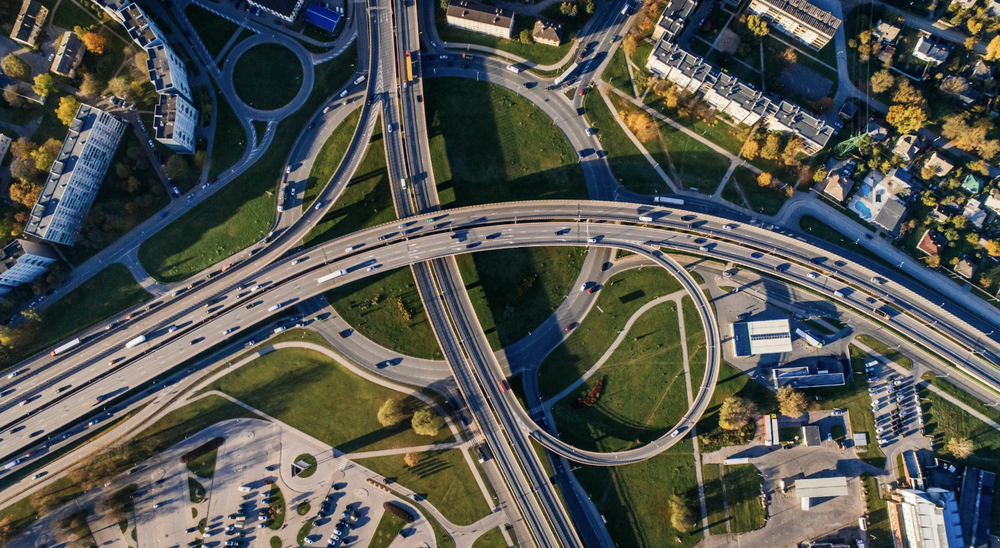
#> input picture pic/highway.png, 1000 x 548 px, shrunk from 1408 x 772 before the run, found by its file name
$ python 'Sobel邊緣偵測.py'   (older library calls are emulated)
#> lines starting #> are read from the running program, lines starting #| are printed output that depends on the picture
import numpy as np
import cv2
import matplotlib.pyplot as plt
import matplotlib
matplotlib.rcParams['font.family'] = 'Arial Unicode MS'  # macOS 常見字型


def Sobel_gradient(f, direction=1):
    sobel_x = np.array([[-1, -2, -1],
                        [ 0,  0,  0],
                        [ 1,  2,  1]])
    sobel_y = np.array([[-1,  0,  1],
                        [-2,  0,  2],
                        [-1,  0,  1]])
    if direction == 1:
        grad_x = cv2.filter2D(f, cv2.CV_32F, sobel_x)
        gx = abs(grad_x)
        g = np.uint8(np.clip(gx, 0, 255))
    elif direction == 2:
        grad_y = cv2.filter2D(f, cv2.CV_32F, sobel_y)
        gy = abs(grad_y)
        g = np.uint8(np.clip(gy, 0, 255))
    else:
        grad_x = cv2.filter2D(f, cv2.CV_32F, sobel_x)
        grad_y = cv2.filter2D(f, cv2.CV_32F, sobel_y)
        magnitude = abs(grad_x) + abs(grad_y)
        g = np.uint8(np.clip(magnitude, 0, 255))
    return g

# 主程式
img = cv2.imread('pic/highway.png')
#> img is the input picture: shape (548, 1000, 3); mean B, G, R 80.3, 86.3, 83.9
gx = Sobel_gradient(img, 1)  # x 方向（垂直邊緣）
#> in Sobel_gradient, `grad_x = cv2.filter2D(f, cv2.CV_32F, sobel_x)`:
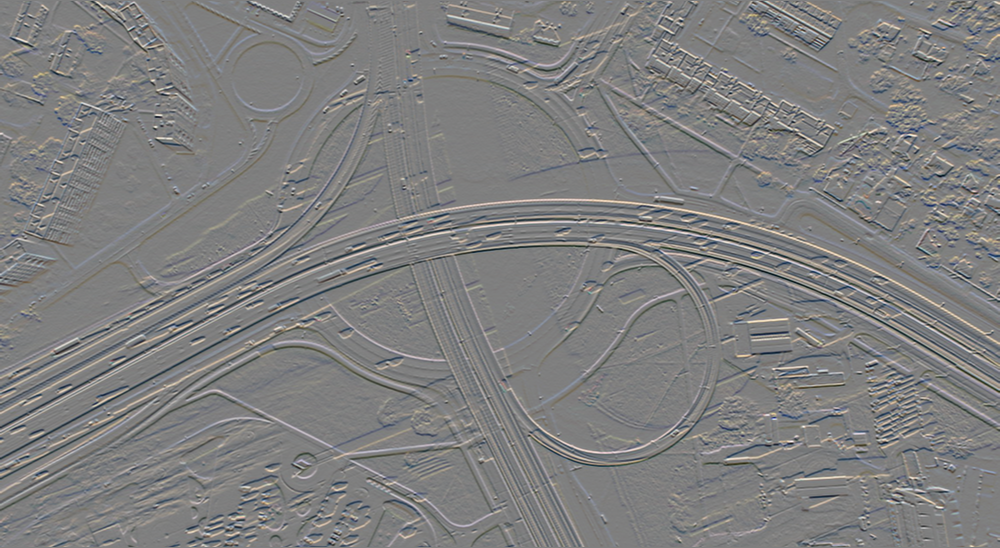
#> grad_x: shape (548, 1000, 3) float32; mean B, G, R 0.4, 0.6, 0.8; drawn with min black and max white
gy = Sobel_gradient(img, 2)  # y 方向（水平邊緣）
#> call 2 of Sobel_gradient, with direction = 2
#> in Sobel_gradient (call 2), `grad_y = cv2.filter2D(f, cv2.CV_32F, sobel_y)`:
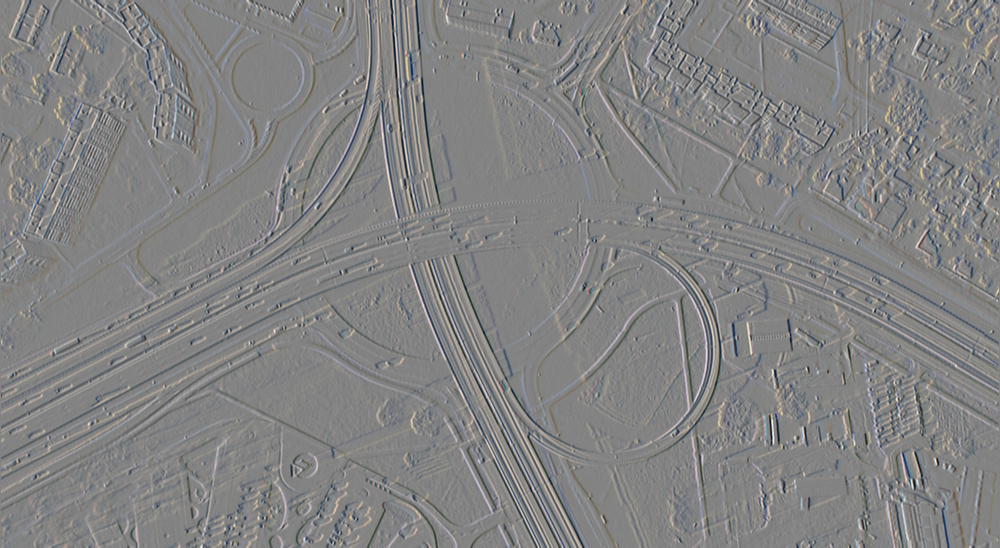
#> grad_y: shape (548, 1000, 3) float32; mean B, G, R 0, 0, 0; drawn with min black and max white
#> in Sobel_gradient (call 2), `gy = abs(grad_y)`:
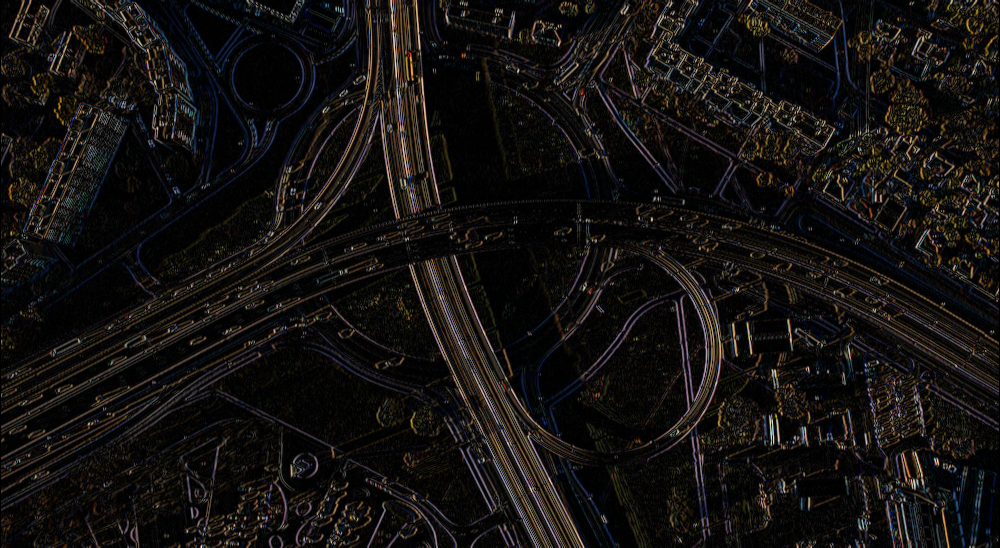
#> gy: shape (548, 1000, 3) float32; mean B, G, R 61.7, 66.8, 75.4; drawn with min black and max white
#> in Sobel_gradient (call 2), `g = np.uint8(np.clip(gy, 0, 255))`:
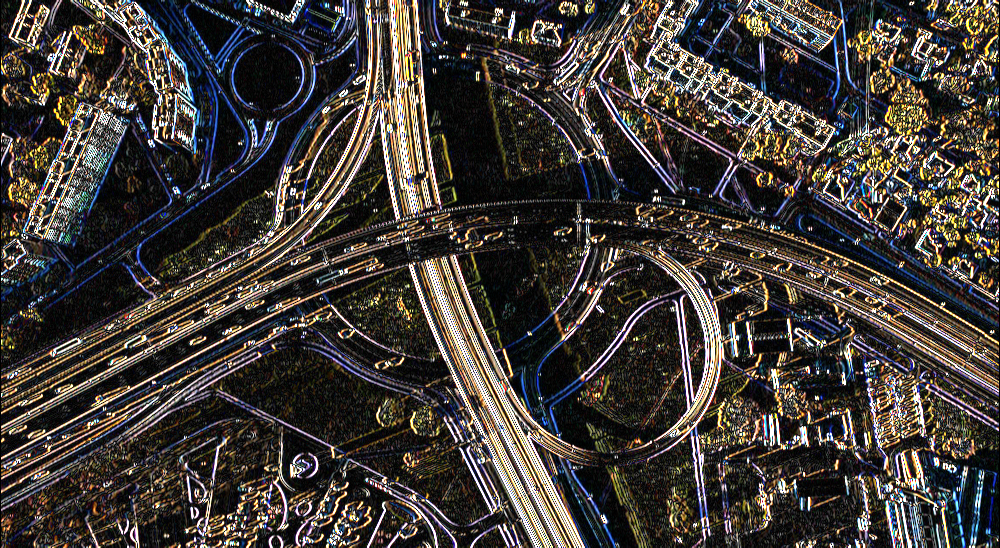
#> g: shape (548, 1000, 3); mean B, G, R 57.1, 61.2, 66.5
g = Sobel_gradient(img, 3)   # 綜合邊緣
#> call 3 of Sobel_gradient, with direction = 3
#> in Sobel_gradient (call 3), `magnitude = abs(grad_x) + abs(grad_y)`:
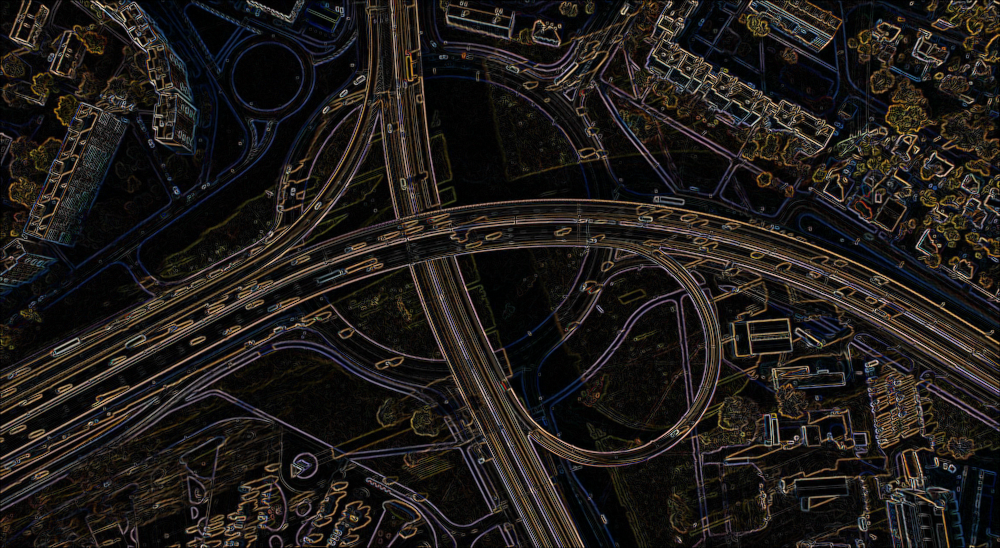
#> magnitude: shape (548, 1000, 3) float32; mean B, G, R 132.4, 144.8, 164; drawn with min black and max white
#> in Sobel_gradient (call 3), `g = np.uint8(np.clip(magnitude, 0, 255))`:
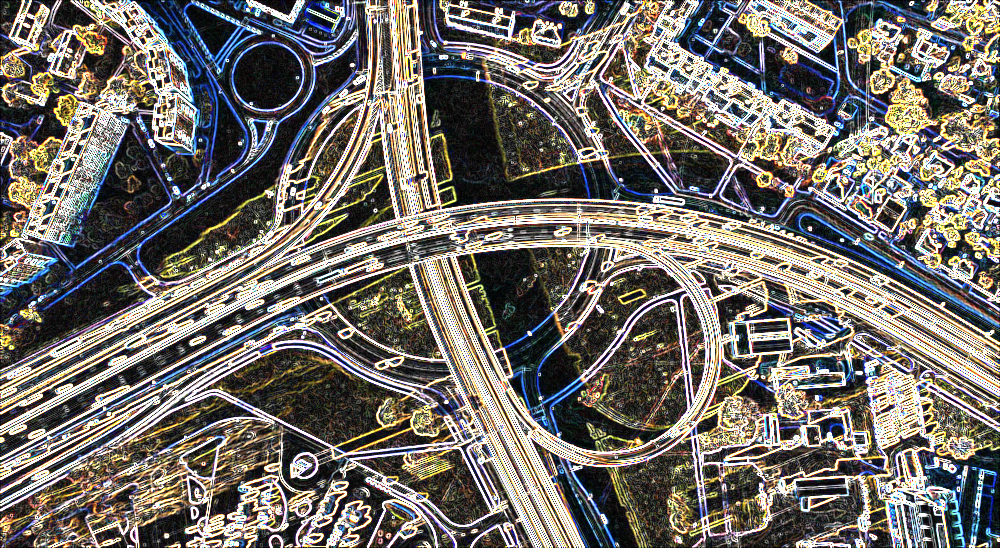
#> g: shape (548, 1000, 3); mean B, G, R 105.4, 110.6, 115.5

'''
| 名稱        | Kernel 作用方向 | 偵測出什麼邊緣（形狀）     |
| --------- | ----------- | --------------- |
| `Sobel X` | 橫向卷積（左右梯度）  | **垂直邊緣**（直直站的線） |
| `Sobel Y` | 垂直卷積（上下梯度）  | **水平邊緣**（橫著的線）  |

'''


# 顯示圖像
plt.figure(figsize=(14, 4))

plt.subplot(1, 4, 1)
plt.title("Original")
plt.imshow(cv2.cvtColor(img, cv2.COLOR_BGR2RGB))
plt.axis('off')

plt.subplot(1, 4, 2)
plt.title("Sobel X 垂直邊緣")
plt.imshow(gx, cmap='gray')
plt.axis('off')

plt.subplot(1, 4, 3)
plt.title("Sobel Y 水平邊緣")
plt.imshow(gy, cmap='gray')
plt.axis('off')

plt.subplot(1, 4, 4)
plt.title('綜合邊緣')
plt.imshow(g, cmap='gray')
plt.axis('off')

plt.tight_layout()
plt.waitforbuttonpress()  # 等待任意鍵或滑鼠點擊才關閉
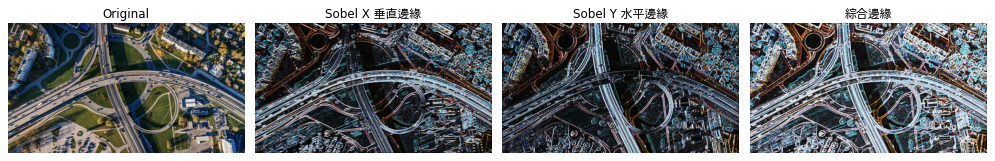
#> figure drawn by matplotlib, 4 panels; B, G, R data is drawn as R, G, B


'''
用法:
| 想做的事情                       | 使用建議                           |
| ------------------             | ------------------------------ |
| 快速看亮度變化（邊緣大概在哪）      | `Sobel`                        |
| 想要乾淨又精準的邊緣              | `Canny`                        |
| 想擷取物體外框做分析（形狀、面積等） | `Canny → Threshold → Contours` |
'''

$ run again, with pic/bb.png copied over pic/highway.png
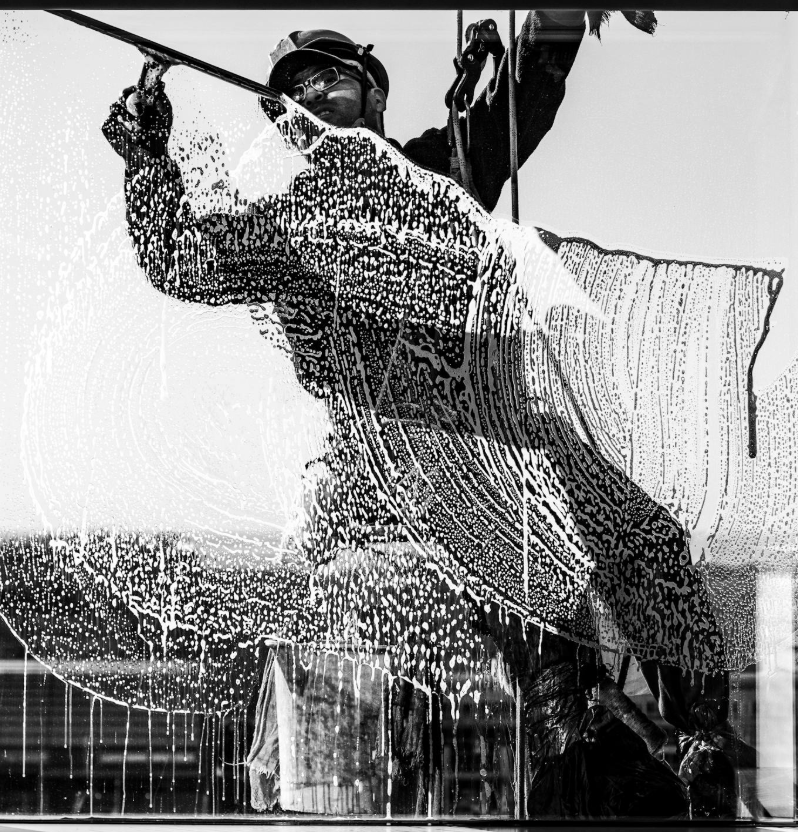
#> input picture pic/bb.png, 798 x 832 px, found by its file name
#> img is the input picture: shape (832, 798, 3); mean B, G, R 142.8, 142.8, 142.8
#> in Sobel_gradient (call 3), `g = np.uint8(np.clip(magnitude, 0, 255))`:
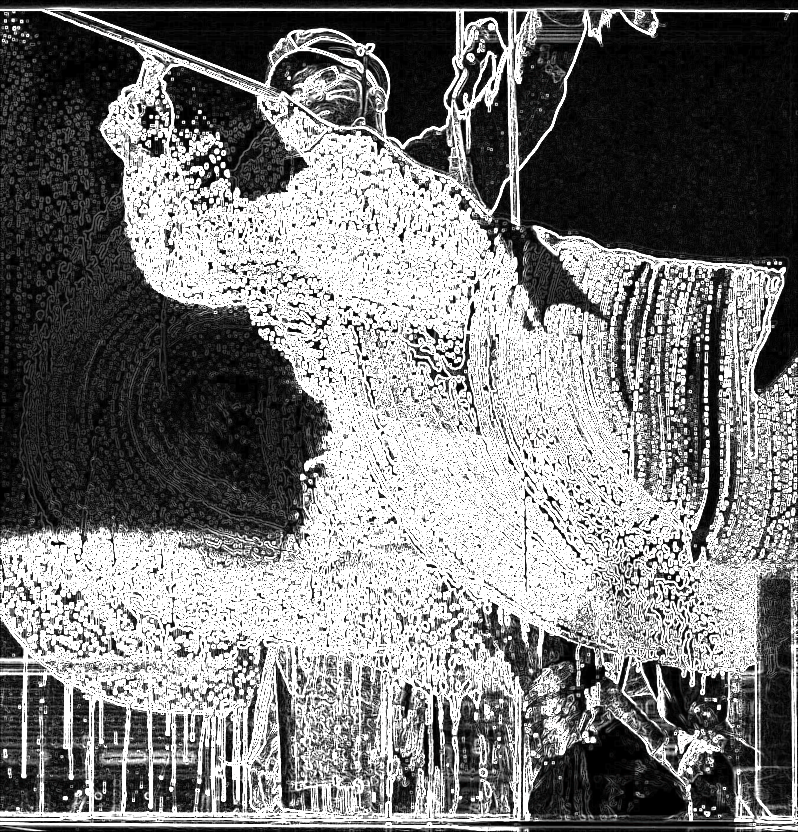
#> g: shape (832, 798, 3); mean B, G, R 122.1, 122.1, 122.1
#> `plt.waitforbuttonpress()`:
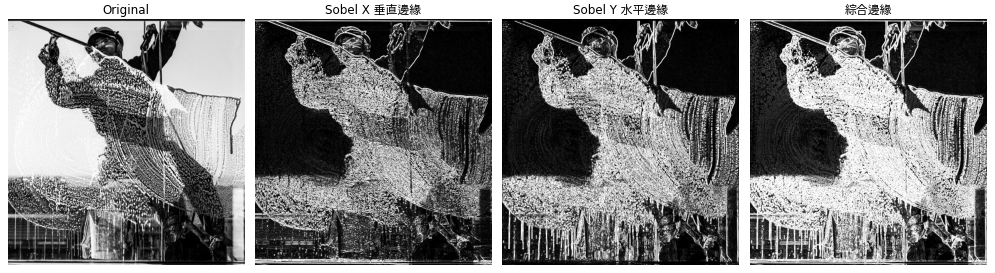
#> figure drawn by matplotlib, 4 panels; B, G, R data is drawn as R, G, B
